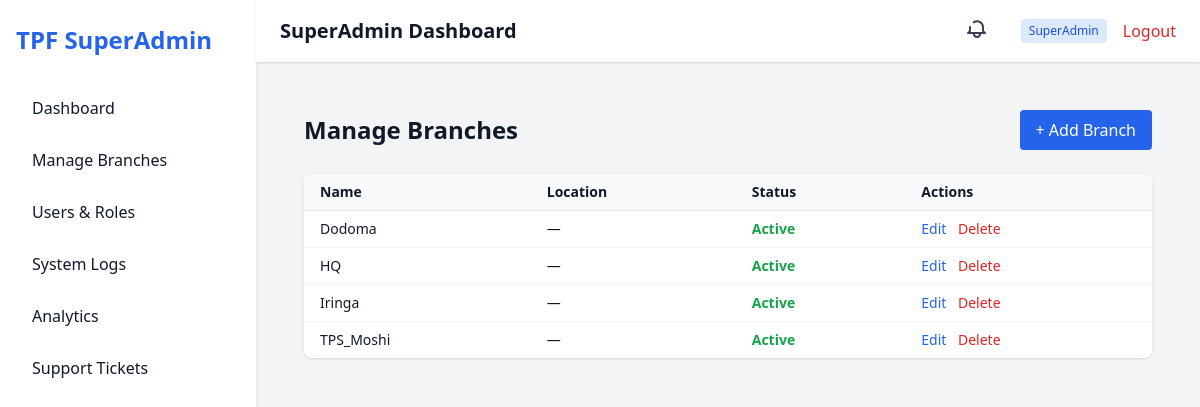
The page /dashboard/branches/ (signed in) on the database its author committed.
### core/models.py (models this page shows, shortened)
class Branch(models.Model):
    name = models.CharField(max_length=100, unique=True)
    location = models.CharField(max_length=255, blank=True, null=True)
    is_active = models.BooleanField(default=True)

### superadmin_dashboard/views.py (the view)
# urls.py: path('branches/', superadmin_manage_branches, name='superadmin_manage_branches'),
@login_required
def superadmin_manage_branches(request):
    if not is_superadmin(request.user):
        return render(request, 'errors/unauthorized.html', status=403)
    branches = Branch.objects.all().order_by('name')
    return render(request, 'superadmin_dashboard/manage_branches.html', {'branches': branches})

### superadmin_dashboard/views.py (called while the page is built)
def is_superadmin(user):
    return user.is_authenticated and user.role == 'superadmin'

### templates/superadmin_dashboard/manage_branches.html
{% extends "superadmin_dashboard/base_dashboard.html" %}
{% block content %}
<div class="p-6">
  <div class="flex justify-between items-center mb-6">
    <h2 class="text-2xl font-bold">Manage Branches</h2>
    <a href="{% url 'superadmin_add_branch' %}" class="bg-blue-600 text-white px-4 py-2 rounded hover:bg-blue-700">
      + Add Branch
    </a>
  </div>
  <div class="bg-white shadow rounded-lg overflow-x-auto">
    <table class="min-w-full divide-y divide-gray-200 text-sm">
      <thead class="bg-gray-50">
        <tr>
          <th class="text-left px-4 py-2">Name</th>
          <th class="text-left px-4 py-2">Location</th>
          <th class="text-left px-4 py-2">Status</th>
          <th class="text-left px-4 py-2">Actions</th>
        </tr>
      </thead>
      <tbody class="bg-white divide-y divide-gray-100">
        {% for branch in branches %}
        <tr>
          <td class="px-4 py-2 font-medium">{{ branch.name }}</td>
          <td class="px-4 py-2">{{ branch.location|default:"—" }}</td>
          <td class="px-4 py-2">
            {% if branch.is_active %}
              <span class="text-green-600 font-semibold">Active</span>
            {% else %}
              <span class="text-red-600 font-semibold">Inactive</span>
            {% endif %}
          </td>
          <td class="px-4 py-2 space-x-2">
            <a href="{% url 'superadmin_edit_branch' branch.id %}" class="text-blue-600 hover:underline">Edit</a>
            <a href="{% url 'superadmin_delete_branch' branch.id %}" class="text-red-600 hover:underline">Delete</a>
          </td>
        </tr>
        {% empty %}
        <tr><td colspan="4" class="px-4 py-4 text-center text-gray-500">No branches found.</td></tr>
        {% endfor %}
      </tbody>
    </table>
  </div>
</div>
{% endblock %}

### rows shown on the page
Branch: name "Dodoma", location "—", is_active "Active"
Branch: name "HQ", location "—", is_active "Active"
Branch: name "Iringa", location "—", is_active "Active"
Branch: name "TPS_Moshi", location "—", is_active "Active"
